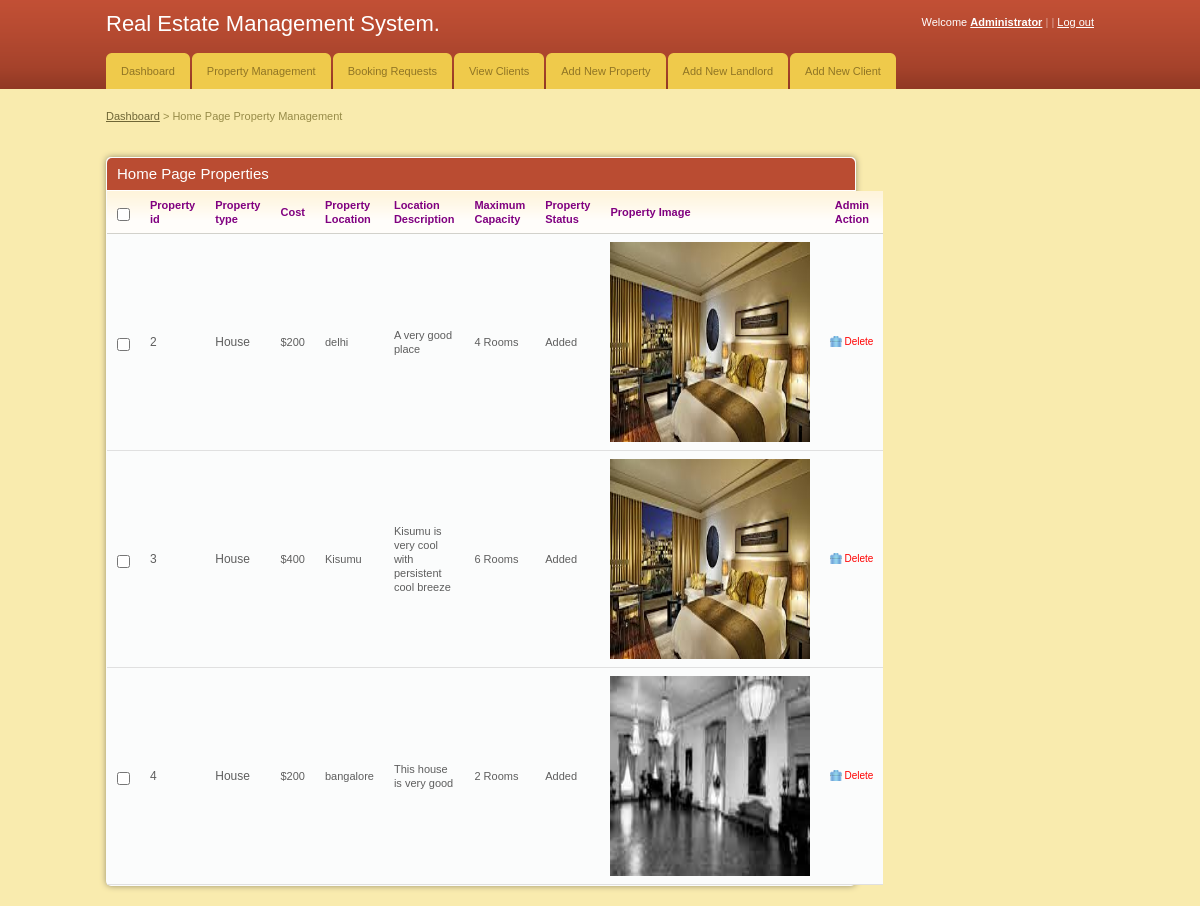
Screenshot of /admin/manage_property.php with the database file from the repository.
### tables this page shows
CREATE TABLE `properties` (
  `house_id` int(11) NOT NULL,
  `house_type` varchar(255) NOT NULL,
  `image` text NOT NULL,
  `rent_cost` varchar(11) NOT NULL,
  `location` varchar(30) NOT NULL,
  `location_description` text NOT NULL,
  `max_capacity` varchar(100) NOT NULL,
  `status` varchar(255) NOT NULL
);

### admin/manage_property.php (the view, shortened to what this page needs)
<!DOCTYPE html PUBLIC "-//W3C//DTD XHTML 1.0 Transitional//EN" "http://www.w3.org/TR/xhtml1/DTD/xhtml1-transitional.dtd">
<html xmlns="http://www.w3.org/1999/xhtml">
<head>
	<link rel="stylesheet" href="css/style.css" type="text/css" media="all" />
</head>
<body>
<div id="header">
	<div class="shell">
		<?php
			include 'menu.php';
		?>
		</div>
	</div>
<div id="container">
	<div class="shell">
		<div class="small-nav">
			<a href="index.php">Dashboard</a>
			<span>&gt;</span>
			Home Page Property Management
		</div>
		<br />
		<div id="main">
			<div id="content">
				<div class="box">
					<div class="box-head">
						<h2 class="left">Home Page Properties</h2>
					</div>
					<div class="table">
						<table width="100%" border="0" cellspacing="0" cellpadding="0">
							<tr>
								<th width="13"><input type="checkbox" class="checkbox" /></th>
								<font color="purple">
								<th><font color="purple">Property id</font></th>
								<th><font color="purple">Property type</font></th>
								<th><font color="purple">Cost</font></th>
								<th><font color="purple">Property Location</font></th>
								<th><font color="purple">Location Description</font></th>
								<th><font color="purple">Maximum Capacity</font></th>
								<th><font color="purple">Property Status</font></th>
								<th><font color="purple">Property Image</font></th>
								<th width="110" class="ac"><font color="purple">Admin Action</font></th>
							</tr>
							<?php
								include '../includes/config.php';
								$select = "SELECT * FROM properties";
								$result = $conn->query($select);
								while($row = $result->fetch_assoc()){
							?>
							<tr>
								<td><input type="checkbox" class="checkbox" /></td>
								<td><h3><?php echo $row['house_id'] ?></h3></td>
								<td><h3><?php echo $row['house_type'] ?></h3></td>
								<td><?php echo $row['rent_cost'] ?></td>
								<td><?php echo $row['location'] ?></td>
								<td><?php echo $row['location_description'] ?></td>
								<td><?php echo $row['max_capacity'] ?></td>
								<td><?php echo $row['status'] ?></td>
								<td><img class="thumb" src="../house_images/<?php echo $row['image'];?>" width="200" height="200"></td>
								<td><a href="javascript:sureToDelete(<?php echo $row['house_id'];?>)" class="ico del"><font color="red">Delete</font></a></td>
							</tr>
							<?php
								}
							?>
						</table>
					</div>
				</div>
			</div>
</body>
</html>

### admin/css/style.css (style rules this page uses)
* { padding:0; margin:0; outline:0; }
body { background:#f9ebae; font-family: Verdana, sans-serif; font-size:11px; line-height:14px; color:#5e5e5e; }
input, textarea, select { font-family: Verdana, sans-serif; font-size:13px; }
.checkbox { width:13px; height:13px; vertical-align:top; position:relative; top:2px; }
a { color:#ba4c32; text-decoration: underline; cursor:pointer; }
.left, .alignleft { float:left; display:inline; }
.ac { text-align: center !important; }
h2 { font-size:15px; font-weight: normal; }
h3 { font-size:12px; line-height:14px; font-weight: normal; }
.shell { width:988px; margin:0 auto; }
#header { height:89px; background:url(images/header.gif); white-space:nowrap; }
#container { padding:20px 0; }
.small-nav { color:#978b48; padding-bottom:20px; }
.small-nav a { color:#6f6636; }
#content { float:left; width:750px; }
.table th { background:#fffdfa url(images/th.gif) repeat-x 0 0; color:#818181; text-align: left; padding:7px 10px; border-bottom:solid 1px #d2d1cb; }
.table td { background:#fbfcfc; border-bottom:solid 1px #e0e0e0; padding:8px 10px; }
.box { background:#fbfcfc; height:100%; padding:1px; margin-bottom:20px; }
.box-head { background:#ba4c32; height:32px; color:#fff; padding: 0 10px; line-height:32px; white-space:nowrap; border-bottom:solid 1px #fff; }
a.ico { color:#9d9c9a; font-size:10px; text-decoration: none; padding:0 0 0 14px; background-repeat:no-repeat; background-position:0 0; }
a.del { background-image:url(images/del.gif) }
.box { -moz-border-radius:5px; -webkit-border-radius:5px; -moz-box-shadow: 0 0 6px #978f6c; -webkit-box-shadow: 0 0 6px #978f6c; }
.box-head { -moz-border-radius-topleft:5px; -moz-border-radius-topright:5px; -webkit-border-top-left-radius:5px; -webkit-border-top-right-radius:5px; }

### rows the page displays
properties: house_id "2", house_type "House", rent_cost "$200", location "delhi", location_description "A very good place", max_capacity "4 Rooms", status "Added", image (picture)
properties: house_id "3", house_type "House", rent_cost "$400", location "Kisumu", location_description "Kisumu is very cool with persistent cool breeze", max_capacity "6 Rooms", status "Added", image (picture)
properties: house_id "4", house_type "House", rent_cost "$200", location "bangalore", location_description "This house is very good", max_capacity "2 Rooms", status "Added", image (picture)
